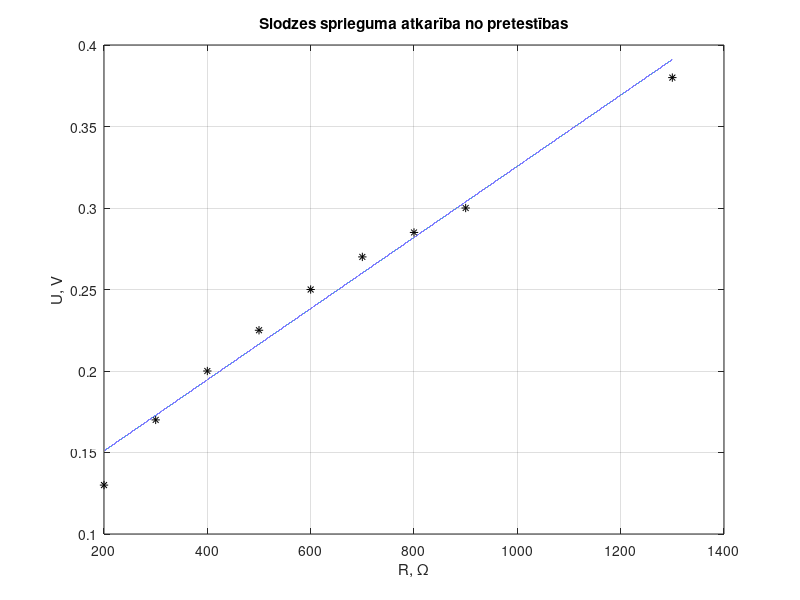

This figure's MATLAB source:
Ro = [1300 900 800 700 600 500 400 300 200]; %dotās slodzes pretestības
Uv = [380 300 285 270 250 225 200 170 130]*1e-3; %nomērītie slodzes spriegumi

R = min(Ro):0.01:max(Ro); %izveidojam daudz punktu ar noteiktu soli Ro diapazonā, lai iegūtu precizitāti
C = polyfit(Ro, Uv, 1); %izrēķina polinoma koeficientus
U = polyval(C, R); %pielāgo C katram R, attiecīgi izveido raksturlīkni
plot(Ro,Uv,'k*',R,U) %attēlo nomērītos punktus un izveidoto raksturlīkni
xlabel('R, \Omega') %nosauc x asi
ylabel('U, V') %nosauc y asi
title('Slodzes sprieguma atkarība no pretestības') %nosauc grafiku
grid on %ieslēdz režģi
